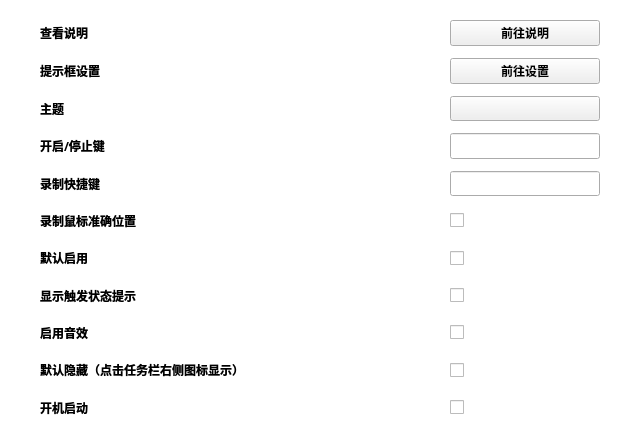
<?xml version="1.0" encoding="UTF-8"?>
<ui version="4.0">
 <class>SettingsUiClass</class>
 <widget class="QWidget" name="SettingsUiClass">
  <property name="geometry">
   <rect>
    <x>0</x>
    <y>0</y>
    <width>640</width>
    <height>440</height>
   </rect>
  </property>
  <property name="sizePolicy">
   <sizepolicy hsizetype="Fixed" vsizetype="Fixed">
    <horstretch>0</horstretch>
    <verstretch>0</verstretch>
   </sizepolicy>
  </property>
  <property name="minimumSize">
   <size>
    <width>640</width>
    <height>440</height>
   </size>
  </property>
  <property name="maximumSize">
   <size>
    <width>640</width>
    <height>440</height>
   </size>
  </property>
  <property name="windowTitle">
   <string>Settings</string>
  </property>
  <property name="styleSheet">
   <string notr="true">#SettingsUiClass{background:transparent}</string>
  </property>
  <layout class="QVBoxLayout" name="verticalLayout_2">
   <property name="spacing">
    <number>0</number>
   </property>
   <property name="leftMargin">
    <number>0</number>
   </property>
   <property name="topMargin">
    <number>0</number>
   </property>
   <property name="rightMargin">
    <number>0</number>
   </property>
   <property name="bottomMargin">
    <number>0</number>
   </property>
   <item>
    <widget class="QWidget" name="content_widget" native="true">
     <property name="styleSheet">
      <string notr="true">#content_widget{background:transparent}</string>
     </property>
     <layout class="QVBoxLayout" name="verticalLayout">
      <property name="spacing">
       <number>0</number>
      </property>
      <property name="leftMargin">
       <number>40</number>
      </property>
      <property name="topMargin">
       <number>20</number>
      </property>
      <property name="rightMargin">
       <number>40</number>
      </property>
      <property name="bottomMargin">
       <number>20</number>
      </property>
      <item>
       <layout class="QGridLayout" name="content_box" columnminimumwidth="0,0,150">
        <property name="sizeConstraint">
         <enum>QLayout::SetDefaultConstraint</enum>
        </property>
        <property name="leftMargin">
         <number>0</number>
        </property>
        <property name="topMargin">
         <number>0</number>
        </property>
        <property name="rightMargin">
         <number>0</number>
        </property>
        <property name="bottomMargin">
         <number>0</number>
        </property>
        <property name="horizontalSpacing">
         <number>0</number>
        </property>
        <property name="verticalSpacing">
         <number>12</number>
        </property>
        <item row="7" column="2">
         <widget class="QCheckBox" name="showState_check">
          <property name="sizePolicy">
           <sizepolicy hsizetype="Preferred" vsizetype="Preferred">
            <horstretch>0</horstretch>
            <verstretch>0</verstretch>
           </sizepolicy>
          </property>
          <property name="font">
           <font>
            <family>Microsoft YaHei</family>
            <weight>75</weight>
            <bold>true</bold>
           </font>
          </property>
          <property name="focusPolicy">
           <enum>Qt::ClickFocus</enum>
          </property>
          <property name="layoutDirection">
           <enum>Qt::LeftToRight</enum>
          </property>
         </widget>
        </item>
        <item row="9" column="0">
         <widget class="QLabel" name="hideDefault_label">
          <property name="sizePolicy">
           <sizepolicy hsizetype="Preferred" vsizetype="Preferred">
            <horstretch>0</horstretch>
            <verstretch>0</verstretch>
           </sizepolicy>
          </property>
          <property name="font">
           <font>
            <family>Microsoft YaHei</family>
            <weight>75</weight>
            <bold>true</bold>
           </font>
          </property>
          <property name="toolTip">
           <string/>
          </property>
          <property name="text">
           <string>默认隐藏（点击任务栏右侧图标显示）</string>
          </property>
         </widget>
        </item>
        <item row="0" column="0">
         <widget class="QLabel" name="readme_label">
          <property name="sizePolicy">
           <sizepolicy hsizetype="Preferred" vsizetype="Preferred">
            <horstretch>0</horstretch>
            <verstretch>0</verstretch>
           </sizepolicy>
          </property>
          <property name="minimumSize">
           <size>
            <width>0</width>
            <height>0</height>
           </size>
          </property>
          <property name="font">
           <font>
            <family>Microsoft YaHei</family>
            <weight>75</weight>
            <bold>true</bold>
           </font>
          </property>
          <property name="toolTip">
           <string/>
          </property>
          <property name="text">
           <string>查看说明</string>
          </property>
         </widget>
        </item>
        <item row="4" column="0">
         <widget class="QLabel" name="recordKey_label">
          <property name="sizePolicy">
           <sizepolicy hsizetype="Preferred" vsizetype="Preferred">
            <horstretch>0</horstretch>
            <verstretch>0</verstretch>
           </sizepolicy>
          </property>
          <property name="font">
           <font>
            <family>Microsoft YaHei</family>
            <weight>75</weight>
            <bold>true</bold>
           </font>
          </property>
          <property name="toolTip">
           <string/>
          </property>
          <property name="text">
           <string>录制快捷键</string>
          </property>
         </widget>
        </item>
        <item row="1" column="2">
         <widget class="QPushButton" name="popText_button">
          <property name="sizePolicy">
           <sizepolicy hsizetype="Preferred" vsizetype="Preferred">
            <horstretch>0</horstretch>
            <verstretch>0</verstretch>
           </sizepolicy>
          </property>
          <property name="font">
           <font>
            <family>Microsoft YaHei</family>
            <weight>75</weight>
            <bold>true</bold>
           </font>
          </property>
          <property name="focusPolicy">
           <enum>Qt::ClickFocus</enum>
          </property>
          <property name="styleSheet">
           <string notr="true"/>
          </property>
          <property name="text">
           <string>前往设置</string>
          </property>
         </widget>
        </item>
        <item row="6" column="2">
         <widget class="QCheckBox" name="enableDefault_check">
          <property name="sizePolicy">
           <sizepolicy hsizetype="Preferred" vsizetype="Preferred">
            <horstretch>0</horstretch>
            <verstretch>0</verstretch>
           </sizepolicy>
          </property>
          <property name="font">
           <font>
            <family>Microsoft YaHei</family>
            <weight>75</weight>
            <bold>true</bold>
           </font>
          </property>
          <property name="focusPolicy">
           <enum>Qt::ClickFocus</enum>
          </property>
          <property name="layoutDirection">
           <enum>Qt::LeftToRight</enum>
          </property>
         </widget>
        </item>
        <item row="10" column="2">
         <widget class="QCheckBox" name="start_check">
          <property name="sizePolicy">
           <sizepolicy hsizetype="Preferred" vsizetype="Preferred">
            <horstretch>0</horstretch>
            <verstretch>0</verstretch>
           </sizepolicy>
          </property>
          <property name="font">
           <font>
            <family>Microsoft YaHei</family>
            <weight>75</weight>
            <bold>true</bold>
           </font>
          </property>
          <property name="focusPolicy">
           <enum>Qt::ClickFocus</enum>
          </property>
          <property name="layoutDirection">
           <enum>Qt::LeftToRight</enum>
          </property>
         </widget>
        </item>
        <item row="1" column="0">
         <widget class="QLabel" name="popText_label">
          <property name="sizePolicy">
           <sizepolicy hsizetype="Preferred" vsizetype="Preferred">
            <horstretch>0</horstretch>
            <verstretch>0</verstretch>
           </sizepolicy>
          </property>
          <property name="font">
           <font>
            <family>Microsoft YaHei</family>
            <weight>75</weight>
            <bold>true</bold>
           </font>
          </property>
          <property name="toolTip">
           <string/>
          </property>
          <property name="text">
           <string>提示框设置</string>
          </property>
         </widget>
        </item>
        <item row="2" column="0">
         <widget class="QLabel" name="theme_label">
          <property name="sizePolicy">
           <sizepolicy hsizetype="Preferred" vsizetype="Preferred">
            <horstretch>0</horstretch>
            <verstretch>0</verstretch>
           </sizepolicy>
          </property>
          <property name="font">
           <font>
            <family>Microsoft YaHei</family>
            <weight>75</weight>
            <bold>true</bold>
           </font>
          </property>
          <property name="toolTip">
           <string/>
          </property>
          <property name="text">
           <string>主题</string>
          </property>
         </widget>
        </item>
        <item row="0" column="2">
         <widget class="QPushButton" name="readme_button">
          <property name="sizePolicy">
           <sizepolicy hsizetype="Preferred" vsizetype="Preferred">
            <horstretch>0</horstretch>
            <verstretch>0</verstretch>
           </sizepolicy>
          </property>
          <property name="font">
           <font>
            <family>Microsoft YaHei</family>
            <weight>75</weight>
            <bold>true</bold>
           </font>
          </property>
          <property name="focusPolicy">
           <enum>Qt::ClickFocus</enum>
          </property>
          <property name="styleSheet">
           <string notr="true"/>
          </property>
          <property name="text">
           <string>前往说明</string>
          </property>
         </widget>
        </item>
        <item row="10" column="0">
         <widget class="QLabel" name="start_label">
          <property name="sizePolicy">
           <sizepolicy hsizetype="Preferred" vsizetype="Preferred">
            <horstretch>0</horstretch>
            <verstretch>0</verstretch>
           </sizepolicy>
          </property>
          <property name="font">
           <font>
            <family>Microsoft YaHei</family>
            <weight>75</weight>
            <bold>true</bold>
           </font>
          </property>
          <property name="toolTip">
           <string/>
          </property>
          <property name="text">
           <string>开机启动</string>
          </property>
         </widget>
        </item>
        <item row="8" column="2">
         <widget class="QCheckBox" name="sound_check">
          <property name="sizePolicy">
           <sizepolicy hsizetype="Preferred" vsizetype="Preferred">
            <horstretch>0</horstretch>
            <verstretch>0</verstretch>
           </sizepolicy>
          </property>
          <property name="font">
           <font>
            <family>Microsoft YaHei</family>
            <weight>75</weight>
            <bold>true</bold>
           </font>
          </property>
          <property name="focusPolicy">
           <enum>Qt::ClickFocus</enum>
          </property>
          <property name="layoutDirection">
           <enum>Qt::LeftToRight</enum>
          </property>
         </widget>
        </item>
        <item row="3" column="2">
         <widget class="QKeyEdit" name="stateKey_keyedit">
          <property name="sizePolicy">
           <sizepolicy hsizetype="Preferred" vsizetype="Preferred">
            <horstretch>0</horstretch>
            <verstretch>0</verstretch>
           </sizepolicy>
          </property>
         </widget>
        </item>
        <item row="3" column="0">
         <widget class="QLabel" name="stateKey_label">
          <property name="sizePolicy">
           <sizepolicy hsizetype="Preferred" vsizetype="Preferred">
            <horstretch>0</horstretch>
            <verstretch>0</verstretch>
           </sizepolicy>
          </property>
          <property name="font">
           <font>
            <family>Microsoft YaHei</family>
            <weight>75</weight>
            <bold>true</bold>
           </font>
          </property>
          <property name="toolTip">
           <string/>
          </property>
          <property name="text">
           <string>开启/停止键</string>
          </property>
         </widget>
        </item>
        <item row="5" column="2">
         <widget class="QCheckBox" name="recordTrack_check">
          <property name="sizePolicy">
           <sizepolicy hsizetype="Preferred" vsizetype="Preferred">
            <horstretch>0</horstretch>
            <verstretch>0</verstretch>
           </sizepolicy>
          </property>
          <property name="font">
           <font>
            <family>Microsoft YaHei</family>
            <weight>75</weight>
            <bold>true</bold>
           </font>
          </property>
          <property name="focusPolicy">
           <enum>Qt::ClickFocus</enum>
          </property>
          <property name="layoutDirection">
           <enum>Qt::LeftToRight</enum>
          </property>
         </widget>
        </item>
        <item row="4" column="2">
         <widget class="QKeyEdit" name="recordKey_keyedit">
          <property name="sizePolicy">
           <sizepolicy hsizetype="Preferred" vsizetype="Preferred">
            <horstretch>0</horstretch>
            <verstretch>0</verstretch>
           </sizepolicy>
          </property>
         </widget>
        </item>
        <item row="9" column="2">
         <widget class="QCheckBox" name="hideDefault_check">
          <property name="sizePolicy">
           <sizepolicy hsizetype="Preferred" vsizetype="Preferred">
            <horstretch>0</horstretch>
            <verstretch>0</verstretch>
           </sizepolicy>
          </property>
          <property name="font">
           <font>
            <family>Microsoft YaHei</family>
            <weight>75</weight>
            <bold>true</bold>
           </font>
          </property>
          <property name="focusPolicy">
           <enum>Qt::ClickFocus</enum>
          </property>
          <property name="layoutDirection">
           <enum>Qt::LeftToRight</enum>
          </property>
         </widget>
        </item>
        <item row="2" column="2">
         <widget class="QComboBox" name="theme_combo">
          <property name="sizePolicy">
           <sizepolicy hsizetype="Preferred" vsizetype="Preferred">
            <horstretch>0</horstretch>
            <verstretch>0</verstretch>
           </sizepolicy>
          </property>
          <property name="font">
           <font>
            <family>Microsoft YaHei</family>
            <weight>75</weight>
            <bold>true</bold>
           </font>
          </property>
          <property name="focusPolicy">
           <enum>Qt::ClickFocus</enum>
          </property>
          <property name="layoutDirection">
           <enum>Qt::LeftToRight</enum>
          </property>
          <property name="styleSheet">
           <string notr="true">QComboBox{padding-left:30px}QComboBox::drop-down{width:30px;border:none}QComboBox::down-arrow{image:url(:/arrow.png);width:14px;height:14px}</string>
          </property>
          <property name="editable">
           <bool>false</bool>
          </property>
          <property name="maxCount">
           <number>64</number>
          </property>
          <property name="frame">
           <bool>false</bool>
          </property>
         </widget>
        </item>
        <item row="8" column="0">
         <widget class="QLabel" name="sound_label">
          <property name="sizePolicy">
           <sizepolicy hsizetype="Preferred" vsizetype="Preferred">
            <horstretch>0</horstretch>
            <verstretch>0</verstretch>
           </sizepolicy>
          </property>
          <property name="font">
           <font>
            <family>Microsoft YaHei</family>
            <weight>75</weight>
            <bold>true</bold>
           </font>
          </property>
          <property name="toolTip">
           <string/>
          </property>
          <property name="text">
           <string>启用音效</string>
          </property>
         </widget>
        </item>
        <item row="5" column="0">
         <widget class="QLabel" name="recordTrack_label">
          <property name="sizePolicy">
           <sizepolicy hsizetype="Preferred" vsizetype="Preferred">
            <horstretch>0</horstretch>
            <verstretch>0</verstretch>
           </sizepolicy>
          </property>
          <property name="font">
           <font>
            <family>Microsoft YaHei</family>
            <weight>75</weight>
            <bold>true</bold>
           </font>
          </property>
          <property name="toolTip">
           <string/>
          </property>
          <property name="text">
           <string>录制鼠标准确位置</string>
          </property>
         </widget>
        </item>
        <item row="6" column="0">
         <widget class="QLabel" name="enableDefault_label">
          <property name="sizePolicy">
           <sizepolicy hsizetype="Preferred" vsizetype="Preferred">
            <horstretch>0</horstretch>
            <verstretch>0</verstretch>
           </sizepolicy>
          </property>
          <property name="font">
           <font>
            <family>Microsoft YaHei</family>
            <weight>75</weight>
            <bold>true</bold>
           </font>
          </property>
          <property name="toolTip">
           <string/>
          </property>
          <property name="text">
           <string>默认启用</string>
          </property>
         </widget>
        </item>
        <item row="7" column="0">
         <widget class="QLabel" name="showState_label">
          <property name="sizePolicy">
           <sizepolicy hsizetype="Preferred" vsizetype="Preferred">
            <horstretch>0</horstretch>
            <verstretch>0</verstretch>
           </sizepolicy>
          </property>
          <property name="font">
           <font>
            <family>Microsoft YaHei</family>
            <weight>75</weight>
            <bold>true</bold>
           </font>
          </property>
          <property name="toolTip">
           <string/>
          </property>
          <property name="text">
           <string>显示触发状态提示</string>
          </property>
         </widget>
        </item>
        <item row="0" column="1">
         <spacer name="content_spacer">
          <property name="orientation">
           <enum>Qt::Horizontal</enum>
          </property>
          <property name="sizeHint" stdset="0">
           <size>
            <width>40</width>
            <height>20</height>
           </size>
          </property>
         </spacer>
        </item>
       </layout>
      </item>
     </layout>
    </widget>
   </item>
  </layout>
 </widget>
 <customwidgets>
  <customwidget>
   <class>QKeyEdit</class>
   <extends>QLineEdit</extends>
   <header location="global">qkeyedit.h</header>
  </customwidget>
 </customwidgets>
 <resources>
  <include location="../res/QuickInput.qrc"/>
 </resources>
 <connections/>
</ui>
